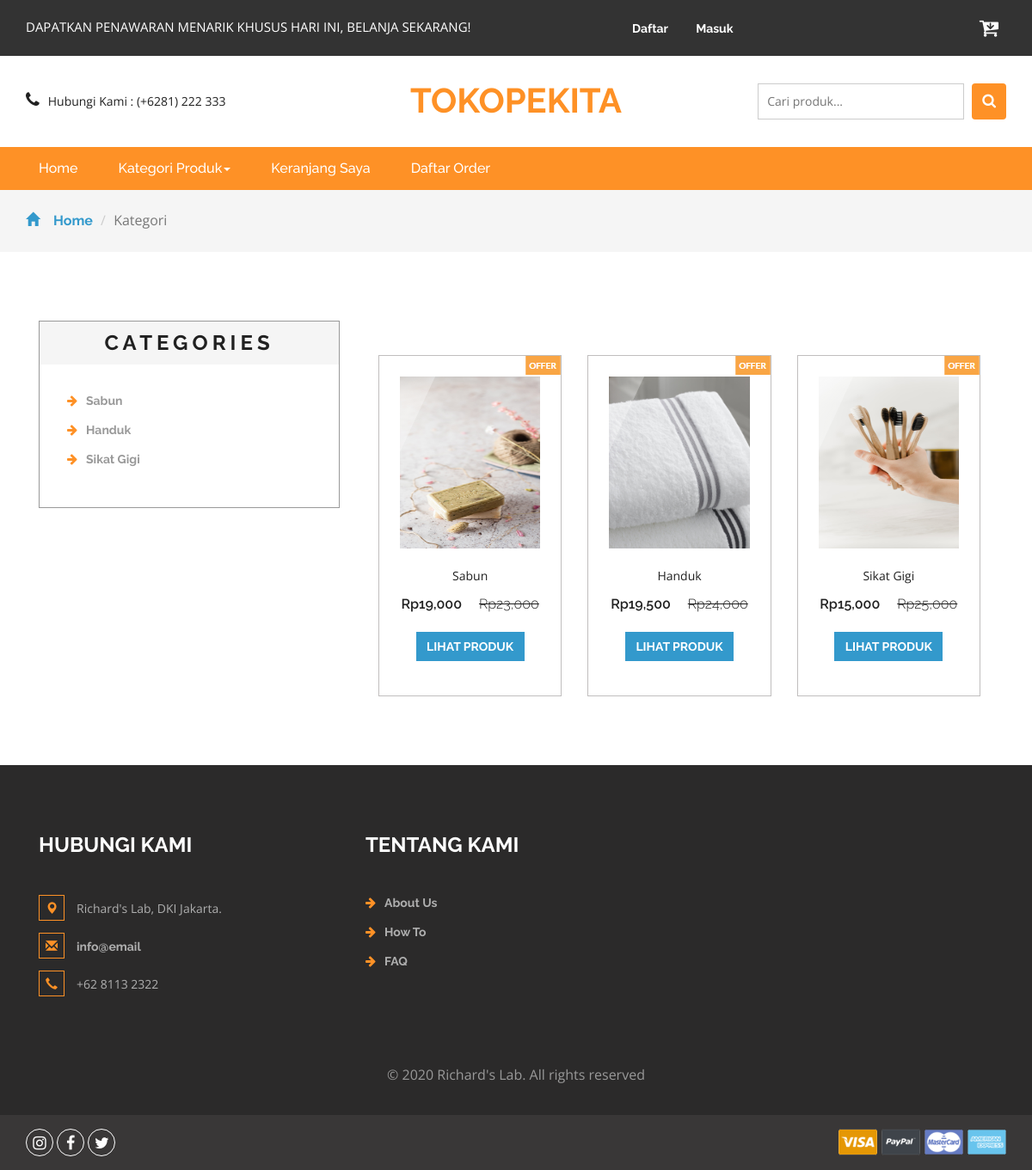
Screenshot of /search.php with the database file from the repository.
### tables this page shows
CREATE TABLE `kategori` (
  `idkategori` int(11) NOT NULL,
  `namakategori` varchar(20) NOT NULL,
  `tgldibuat` timestamp NOT NULL DEFAULT current_timestamp()
);

CREATE TABLE `produk` (
  `idproduk` int(11) NOT NULL,
  `idkategori` int(11) NOT NULL,
  `namaproduk` varchar(30) NOT NULL,
  `gambar` varchar(100) NOT NULL,
  `deskripsi` varchar(200) NOT NULL,
  `rate` int(11) NOT NULL,
  `hargabefore` int(11) NOT NULL,
  `hargaafter` int(11) NOT NULL,
  `tgldibuat` timestamp NOT NULL DEFAULT current_timestamp()
);

### search.php (the view, shortened to what this page needs)
<?php
include 'dbconnect.php';
$s = $_POST['Search'];
?>
<!DOCTYPE html>
<html>
<head>
<link href="css/bootstrap.css" rel="stylesheet" type="text/css" media="all" />
<link href="css/style.css" rel="stylesheet" type="text/css" media="all" />
<link href="css/font-awesome.css" rel="stylesheet">
</head>
<body>
	<div class="agileits_header">
		<div class="container">
			<div class="w3l_offers">
				<p>DAPATKAN PENAWARAN MENARIK KHUSUS HARI INI, BELANJA SEKARANG!</p>
			</div>
			<div class="agile-login">
				<ul>
				<?php
				if(!isset($_SESSION['log'])){
					echo '
					<li><a href="registered.php"> Daftar</a></li>
					<li><a href="login.php">Masuk</a></li>
					';
				}
				?>
				</ul>
			</div>
			<div class="product_list_header">
					<a href="cart.php"><button class="w3view-cart" type="submit" name="submit" value=""><i class="fa fa-cart-arrow-down" aria-hidden="true"></i></button>
					 </a>
			</div>
			<div class="clearfix"> </div>
		</div>
	</div>
	<div class="logo_products">
		<div class="container">
		<div class="w3ls_logo_products_left1">
				<ul class="phone_email">
					<li><i class="fa fa-phone" aria-hidden="true"></i>Hubungi Kami : (+6281) 222 333</li>
				</ul>
			</div>
			<div class="w3ls_logo_products_left">
				<h1><a href="index.php">Tokopekita</a></h1>
			</div>
		<div class="w3l_search">
			<form action="search.php" method="post">
				<input type="search" name="Search" placeholder="Cari produk...">
				<button type="submit" class="btn btn-default search" aria-label="Left Align">
					<i class="fa fa-search" aria-hidden="true"> </i>
				</button>
			</form>
		</div>
			<div class="clearfix"> </div>
		</div>
	</div>
	<div class="navigation-agileits">
		<div class="container">
			<nav class="navbar navbar-default">
							<div class="collapse navbar-collapse" id="bs-megadropdown-tabs">
								<ul class="nav navbar-nav">
									<li class="active"><a href="index.php" class="act">Home</a></li>
									<li class="dropdown">
										<a href="#" class="dropdown-toggle" data-toggle="dropdown">Kategori Produk<b class="caret"></b></a>
									</li>
									<li><a href="cart.php">Keranjang Saya</a></li>
									<li><a href="konfirmasi.php">Daftar Order</a></li>
								</ul>
							</div>
							</nav>
			</div>
		</div>
	<div class="breadcrumbs">
		<div class="container">
			<ol class="breadcrumb breadcrumb1 animated wow slideInLeft" data-wow-delay=".5s">
				<li><a href="index.php"><span class="glyphicon glyphicon-home" aria-hidden="true"></span>Home</a></li>
				<li class="active">Kategori</li>
			</ol>
		</div>
	</div>
	<div class="products">
		<div class="container">
			<div class="col-md-4 products-left">
				<div class="categories">
					<h2>Categories</h2>
					<ul class="cate">
						<?php
														$kat=mysqli_query($conn,"SELECT * from kategori order by idkategori ASC");
														while($p=mysqli_fetch_array($kat)){
															?>
														<li><a href="kategori.php?idkategori=<?php echo $p['idkategori'] ?>"><i class="fa fa-arrow-right" aria-hidden="true"></i><?php echo $p['namakategori'] ?></a></li>
														<?php
																	}
														?>
					</ul>
				</div>
			</div>
			<div class="col-md-8 products-right">
				<div class="agile_top_brands_grids">
				<?php
					$brgs=mysqli_query($conn,"SELECT * from produk where namaproduk like '%$s%' or deskripsi like '%$s%' order by idproduk ASC");
					$x = mysqli_num_rows($brgs);
					if($x>0){
					while($p=mysqli_fetch_array($brgs)){
					?>
						<div class="col-md-4 top_brand_left">
						<div class="hover14 column">
							<div class="agile_top_brand_left_grid">
								<div class="agile_top_brand_left_grid_pos">
									<img src="images/offer.png" alt=" " class="img-responsive" />
								</div>
								<div class="agile_top_brand_left_grid1">
									<figure>
										<div class="snipcart-item block">
											<div class="snipcart-thumb">
												<a href="product.php?idproduk=<?php echo $p['idproduk'] ?>"><img src="<?php echo $p['gambar']?>" width="200px" height="200px"></a>
												<p><?php echo $p['namaproduk'] ?></p>
												<h4>Rp<?php echo number_format($p['hargaafter']) ?> <span>Rp<?php echo number_format($p['hargabefore']) ?></span></h4>
											</div>
											<div class="snipcart-details top_brand_home_details">
												<fieldset>
													<a href="product.php?idproduk=<?php echo $p['idproduk'] ?>"><input type="submit" class="button" value="Lihat Produk" /></a>
												</fieldset>
											</div>
										</div>
									</figure>
								</div>
							</div>
						</div>
					</div>
						<?php
							}
					} else {
						echo "Data tidak ditemukan, coba kata kunci lainnya";
					}
						?>
				</div>
			</div>
		</div>
	</div>
<div class="footer">
		<div class="container">
			<div class="w3_footer_grids">
				<div class="col-md-4 w3_footer_grid">
					<h3>Hubungi Kami</h3>
					<ul class="address">
						<li><i class="glyphicon glyphicon-map-marker" aria-hidden="true"></i>Richard's Lab, DKI Jakarta.</li>
						<li><i class="glyphicon glyphicon-envelope" aria-hidden="true"></i><a href="mailto:info@email">info@email</a></li>
						<li><i class="glyphicon glyphicon-earphone" aria-hidden="true"></i>+62 8113 2322</li>
					</ul>
				</div>
				<div class="col-md-3 w3_footer_grid">
					<h3>Tentang Kami</h3>
					<ul class="info">
						<li><i class="fa fa-arrow-right" aria-hidden="true"></i><a href="about.html">About Us</a></li>
						<li><i class="fa fa-arrow-right" aria-hidden="true"></i><a href="about.html">How To</a></li>
						<li><i class="fa fa-arrow-right" aria-hidden="true"></i><a href="about.html">FAQ</a></li>
					</ul>
				</div>
				<div class="clearfix"> </div>
			</div>
		</div>
		<div class="footer-copy">
			<div class="container">
				<p>© 2020 Richard's Lab. All rights reserved</p>
			</div>
		</div>
	</div>
	<div class="footer-botm">
			<div class="container">
				<div class="w3layouts-foot">
					<ul>
						<li><a href="#" class="w3_agile_instagram"><i class="fa fa-instagram" aria-hidden="true"></i></a></li>
						<li><a href="#" class="w3_agile_facebook"><i class="fa fa-facebook" aria-hidden="true"></i></a></li>
						<li><a href="#" class="agile_twitter"><i class="fa fa-twitter" aria-hidden="true"></i></a></li>
					</ul>
				</div>
				<div class="payment-w3ls">
					<img src="images/card.png" alt=" " class="img-responsive">
				</div>
				<div class="clearfix"> </div>
			</div>
		</div>
<link href="css/skdslider.css" rel="stylesheet">
</body>
</html>

### rows the page displays
kategori: namakategori "Sabun"
kategori: namakategori "Handuk"
kategori: namakategori "Sikat Gigi"
produk: gambar (picture), namaproduk "Sabun", hargaafter "19,000", hargabefore "23,000"
produk: gambar (picture), namaproduk "Handuk", hargaafter "19,500", hargabefore "24,000"
produk: gambar (picture), namaproduk "Sikat Gigi", hargaafter "15,000", hargabefore "25,000"
